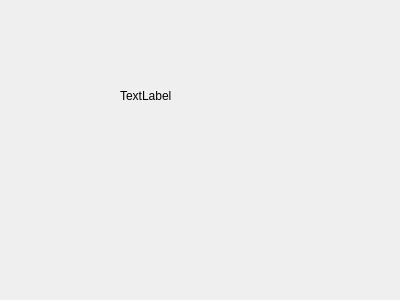
<?xml version="1.0" encoding="UTF-8"?>
<ui version="4.0">
 <class>Form</class>
 <widget class="QWidget" name="Form">
  <property name="geometry">
   <rect>
    <x>0</x>
    <y>0</y>
    <width>400</width>
    <height>300</height>
   </rect>
  </property>
  <property name="windowTitle">
   <string>Form</string>
  </property>
  <widget class="QLabel" name="label">
   <property name="geometry">
    <rect>
     <x>120</x>
     <y>90</y>
     <width>54</width>
     <height>12</height>
    </rect>
   </property>
   <property name="text">
    <string>TextLabel</string>
   </property>
  </widget>
 </widget>
 <resources/>
 <connections/>
</ui>
